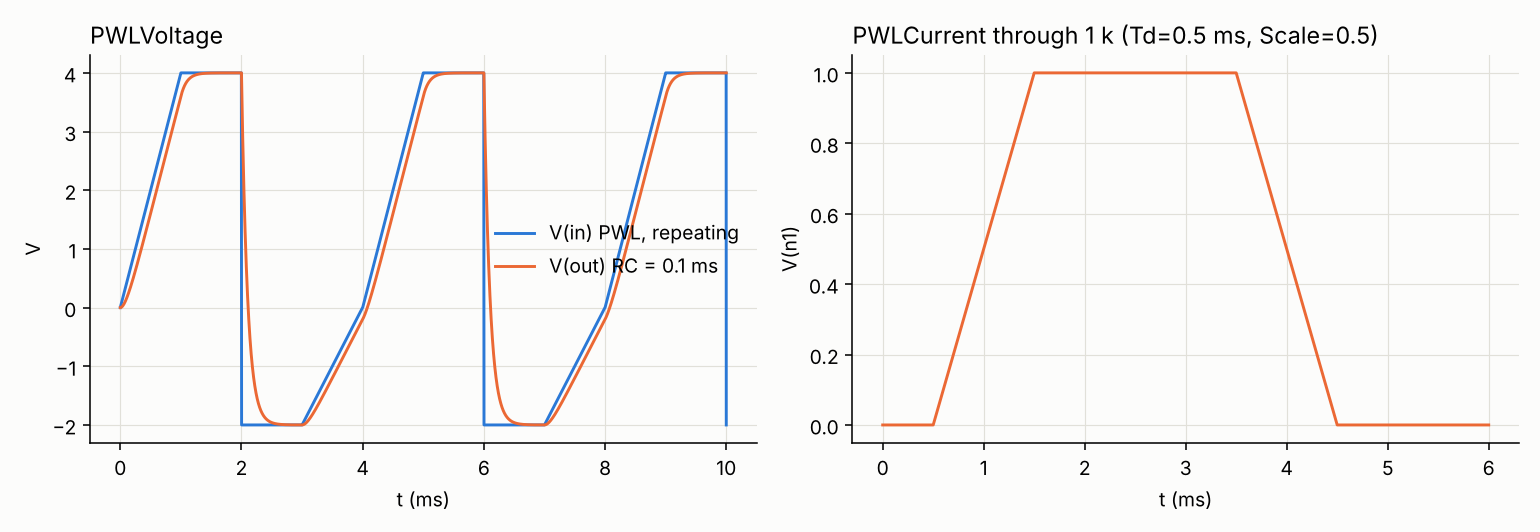

Write the Python code that produced this figure.
# PWL sources: arbitrary waveform from (time, value) points
import numpy as np
import matplotlib; matplotlib.use("Agg")
import matplotlib.pyplot as plt
from pyams.lib import circuit
from pyams.models import PWLVoltage, PWLCurrent, Resistor, Capacitor

# --- 1) PWLVoltage: ramp, plateau, vertical step, repeat -> RC low-pass
pts = "0 0, 1m 4, 2m 4, 2m -2, 3m -2, 4m 0"          # time (s)  value (V); 2m twice = step
V = PWLVoltage("in", "0", points=pts); V.setParams("Rep=1")
R = Resistor("in", "out"); R.setParams("R=1KΩ")
C = Capacitor("out", "0"); C.setParams("C=0.1uF")      # RC = 0.1 ms
c1 = circuit(); c1.addElements({"V": V, "R": R, "C": C}); c1.setOutPuts("in", "out")
c1.analysis(mode="tran", start=0, stop=10e-3, step=2e-6, adaptive=True, max_step=2e-6, order=2)
r1 = c1.run(); t = np.array(r1["time"]); vin = np.array(r1["in"])
ts = np.array([0, 1e-3, 2e-3, 2e-3, 3e-3, 4e-3]); vs = np.array([0, 4, 4, -2, -2, 0.0])
def ref(x):
    x = x % 4e-3
    k = np.searchsorted(ts, x, side="right") - 1
    k = min(k, len(ts) - 2)
    return vs[k] if ts[k+1] == ts[k] else vs[k] + (vs[k+1] - vs[k]) * (x - ts[k]) / (ts[k+1] - ts[k])
exp = np.array([ref(x) for x in t])
mask = np.abs(((t % 4e-3) - 2e-3)) > 5e-6               # ignore the 2 us around the vertical step
print("PWLVoltage: max |V(in) - reference| = %.2e V (outside the step)" % np.max(np.abs(vin - exp)[mask]))
print("            V(in) at 1 ms = %.3f V, at 2.5 ms = %.3f V, at 5 ms (repeat) = %.3f V" % tuple(np.interp([1e-3, 2.5e-3, 5e-3], t, vin)))

# --- 2) PWLCurrent into R || C, single shot, with delay and scale
I = PWLCurrent("0", "n1", points="0 0, 1m 2m, 3m 2m, 4m 0"); I.setParams("Td=0.5m Scale=0.5")
Rl = Resistor("n1", "0"); Rl.setParams("R=1KΩ")
c2 = circuit(); c2.addElements({"I": I, "R": Rl}); c2.setOutPuts("n1")
c2.analysis(mode="tran", start=0, stop=6e-3, step=2e-6, adaptive=True, max_step=2e-6)
r2 = c2.run(); t2 = np.array(r2["time"]); v2 = np.array(r2["n1"])
print("PWLCurrent: V(n1) plateau = %.3f V (Scale 0.5 x 2 mA x 1 k = 1.000), at t=0.4 ms: %.3f (delay)" %
      (np.interp(2.5e-3, t2, v2), np.interp(0.4e-3, t2, v2)))

fig, ax = plt.subplots(1, 2, figsize=(11, 3.8), facecolor="#fcfcfb")
ax[0].plot(t*1e3, vin, color="#2a78d6", label="V(in) PWL, repeating"); ax[0].plot(t*1e3, r1["out"], color="#eb6834", label="V(out) RC = 0.1 ms")
ax[0].set_xlabel("t (ms)"); ax[0].set_ylabel("V"); ax[0].legend(frameon=False); ax[0].set_title("PWLVoltage", loc="left")
ax[1].plot(t2*1e3, v2, color="#eb6834"); ax[1].set_xlabel("t (ms)"); ax[1].set_ylabel("V(n1)"); ax[1].set_title("PWLCurrent through 1 k (Td=0.5 ms, Scale=0.5)", loc="left")
for a in ax:
    a.set_facecolor("#fcfcfb"); a.grid(color="#e1e0d9", lw=.6)
    for s in ("top", "right"): a.spines[s].set_visible(False)
plt.tight_layout(); plt.savefig("pwl_sources.png", dpi=140)
